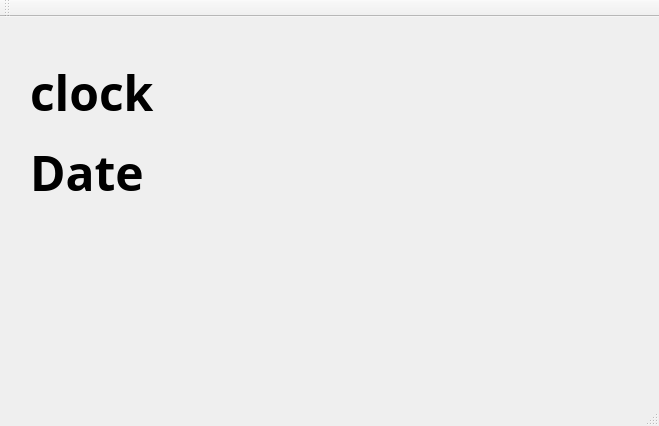
<?xml version="1.0" encoding="UTF-8"?>
<ui version="4.0">
 <class>MainWindow</class>
 <widget class="QMainWindow" name="MainWindow">
  <property name="geometry">
   <rect>
    <x>0</x>
    <y>0</y>
    <width>659</width>
    <height>426</height>
   </rect>
  </property>
  <property name="windowTitle">
   <string>MainWindow</string>
  </property>
  <widget class="QWidget" name="centralWidget">
   <widget class="QLabel" name="Digital_clock">
    <property name="geometry">
     <rect>
      <x>30</x>
      <y>20</y>
      <width>331</width>
      <height>111</height>
     </rect>
    </property>
    <property name="font">
     <font>
      <family>Abyssinica SIL</family>
      <pointsize>36</pointsize>
      <weight>75</weight>
      <italic>false</italic>
      <bold>true</bold>
     </font>
    </property>
    <property name="text">
     <string>clock</string>
    </property>
   </widget>
   <widget class="QLabel" name="date">
    <property name="geometry">
     <rect>
      <x>30</x>
      <y>130</y>
      <width>351</width>
      <height>51</height>
     </rect>
    </property>
    <property name="font">
     <font>
      <family>Ubuntu Condensed</family>
      <pointsize>36</pointsize>
      <weight>75</weight>
      <bold>true</bold>
     </font>
    </property>
    <property name="text">
     <string>Date</string>
    </property>
   </widget>
  </widget>
  <widget class="QMenuBar" name="menuBar">
   <property name="geometry">
    <rect>
     <x>0</x>
     <y>0</y>
     <width>659</width>
     <height>22</height>
    </rect>
   </property>
  </widget>
  <widget class="QToolBar" name="mainToolBar">
   <attribute name="toolBarArea">
    <enum>TopToolBarArea</enum>
   </attribute>
   <attribute name="toolBarBreak">
    <bool>false</bool>
   </attribute>
  </widget>
  <widget class="QStatusBar" name="statusBar"/>
 </widget>
 <layoutdefault spacing="6" margin="11"/>
 <resources/>
 <connections/>
</ui>
